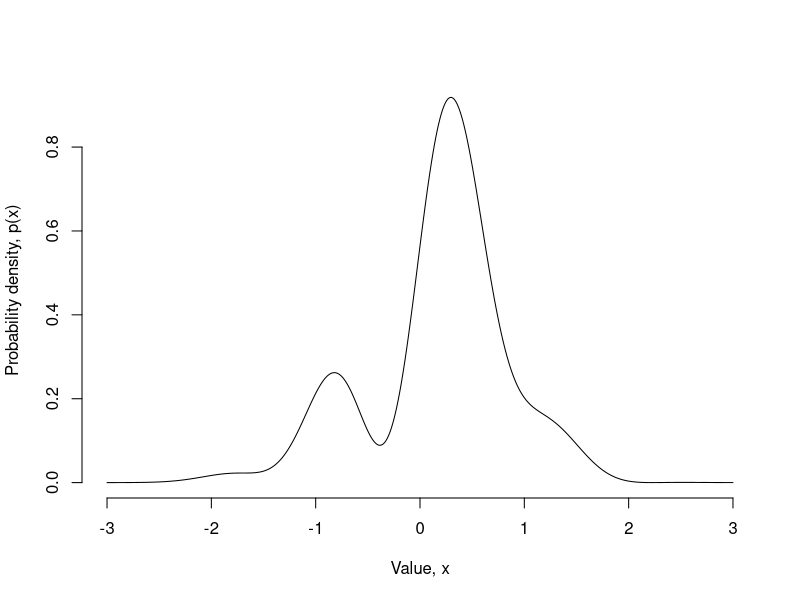

This chart was generated by the following R code:
## ---- chunk 1
wide <- 136
narrow <- 76
options(width = narrow)
cache_images <- TRUE
set.seed(1)
## ---- chunk 2
x <- seq(-3, 3, .01)
y <- exp(-x ^ 2) * (2 + sin(5 * x) + sin(2 * x))
y <- y / sum(y) / .01
plot(x, y, "l", axes = FALSE, xlab = "Value, x", ylab = "Probability density, p(x)")
axis(1)
axis(2)
## ---- chunk 3
target <- function(x) {
  exp(-x^2) * (2 + sin(5 * x) + sin(2 * x))
}

metropolis_step <- function(x, sigma) {
  proposed_x <- rnorm(1, mean = x, sd = sigma)
  accept_prob <- min(1, target(proposed_x) / target(x))
  u <- runif(1)
  if(u <= accept_prob) {
    value <- proposed_x
    accepted <- TRUE
  } else {
    value <- x
    accepted <- FALSE
  }
  out <- data.frame(value = value, accepted = accepted)
  out
}

metropolis_sampler <- function(initial_value, 
                               n = 1000, 
                               sigma = 1, 
                               burnin = 0, 
                               lag = 1) {
  
  results <- list()
  current_state <- initial_value
  for(i in 1:burnin) {
    out <- metropolis_step(current_state, sigma)
    current_state <- out$value
  }
  for(i in 1:n) {
    for(j in 1:lag) {
      out <- metropolis_step(current_state, sigma)
      current_state <- out$value
    }
    results[[i]] <- out
  }
  results <- do.call(rbind, results)
  results
}
## ---- chunk 4
set.seed(1234)
out <- metropolis_sampler(initial_value = 0)
out[1:10, ]
